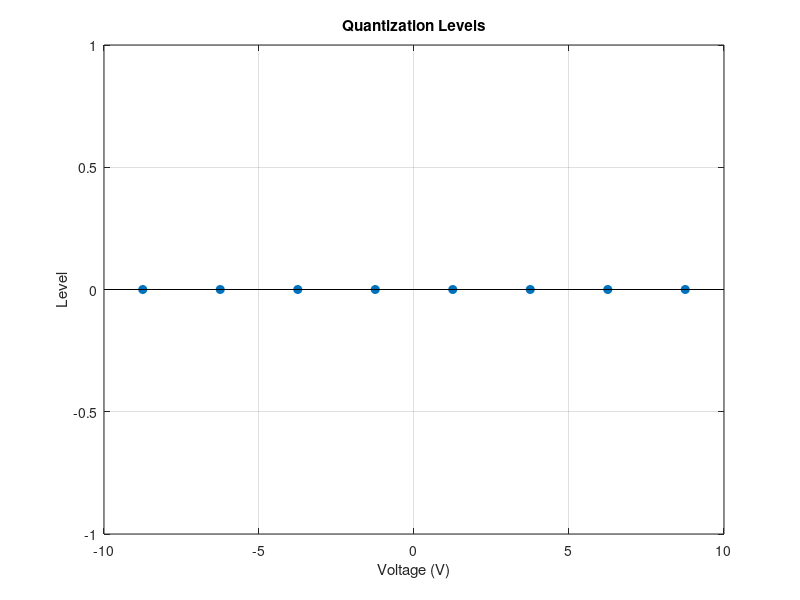
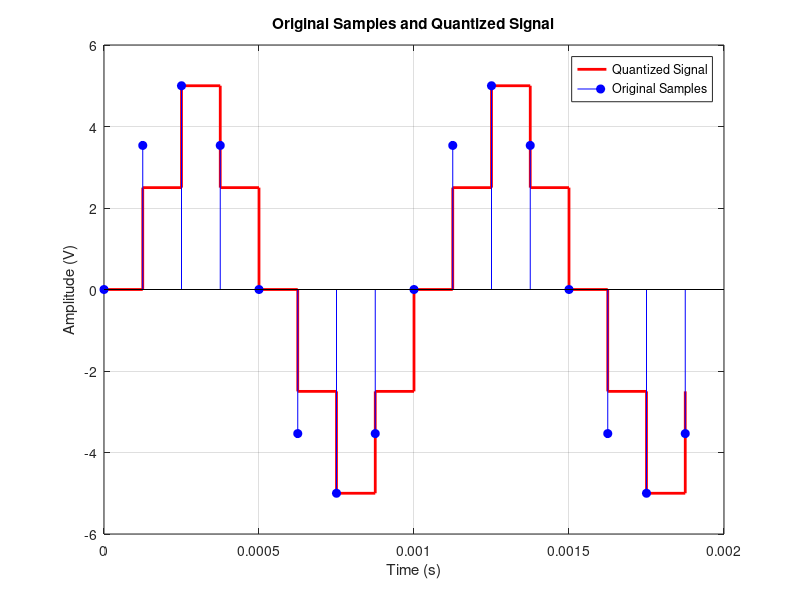

Write MATLAB code to recreate these figures, in order.
% Consider a 3-bit analog to digital convertor A/D with a full-scale range of ±10𝑉. An input signal in the
% form 𝑥(𝑡) = 5 sin(2000𝜋𝑡) is acquired by the A/D using a sampling rate 𝐹𝑠 = 8𝑘𝐻𝑧.
% a. Determine the resolution of the 𝐴/𝐷.
% b. Determine the maximum quantization error for the given input signal.
% c. Compute and sketch the quantization levels of the given A/D.
% d. Write an expression for the sampled discrete time signal 𝑥[𝑛] = 𝑥(𝑛𝑇𝑠) where 𝑇𝑠 is the sampling
% interval, 𝑇𝑠 = 1
% 𝐹𝑠
% . Determine the discrete time frequency, Ω.
% e. What is the minimum sampling frequency that can be used to sample 𝑥(𝑡)?
% f. Now assume the given input signal is acquired by the A/D using a sampling frequency, 𝐹𝑠 = 8𝑘𝐻𝑧.
% Sketch the samples and quantized signal over one cycle of the input signal, assuming each sample is
% held constant at the corresponding quantization level, during the sampling interval.

% Problem 1 Solution

% Given parameters
n = 3;                    % Number of bits
V_fs = 20;                % Full-scale range from -10V to +10V
F_s = 8000;               % Sampling frequency in Hz
f_signal = 1000;          % Signal frequency in Hz (since omega = 2000*pi)
T_s = 1 / F_s;            % Sampling interval

% a. Determine the resolution of the A/D
delta = V_fs / (2^n);     % Resolution
fprintf('a) Resolution of the A/D: %.2f V\n', delta);

% b. Determine the maximum quantization error
E_max = delta / 2;
fprintf('b) Maximum quantization error: %.2f V\n', E_max);

% c. Compute and sketch the quantization levels
levels = (-2^(n-1):2^(n-1)-1) * delta + delta/2;
fprintf('c) Quantization levels:\n');
disp(levels');

% Plot quantization levels
figure;
stem(levels, zeros(size(levels)), 'filled');
title('Quantization Levels');
xlabel('Voltage (V)');
ylabel('Level');
grid on;

% d. Expression for the sampled discrete-time signal and discrete-time frequency Omega
n_samples = 0:15;                                % Sample indices
x_n = 5 * sin(2 * pi * f_signal * n_samples * T_s);
Omega = 2 * pi * f_signal * T_s;                 % Discrete-time frequency
fprintf('d) Discrete-time frequency Omega: %.2fπ radians/sample\n', Omega/pi);

% e. Minimum sampling frequency
F_s_min = 2 * f_signal;                          % Nyquist rate
fprintf('e) Minimum sampling frequency: %.0f Hz\n', F_s_min);

% f. Sketch samples and quantized signal over one cycle of the input signal
t = n_samples * T_s;                             % Time vector for one cycle
x_t = 5 * sin(2 * pi * f_signal * t);            % Original signal

% Quantize the signal
x_quant = delta * floor(x_t / delta + 0.5);

% Plot original samples and quantized signal
figure;
stairs(t, x_quant, 'r', 'LineWidth', 2);         % Quantized signal
hold on;
stem(t, x_t, 'b', 'filled');                     % Original samples
title('Original Samples and Quantized Signal');
xlabel('Time (s)');
ylabel('Amplitude (V)');
legend('Quantized Signal', 'Original Samples');
grid on;